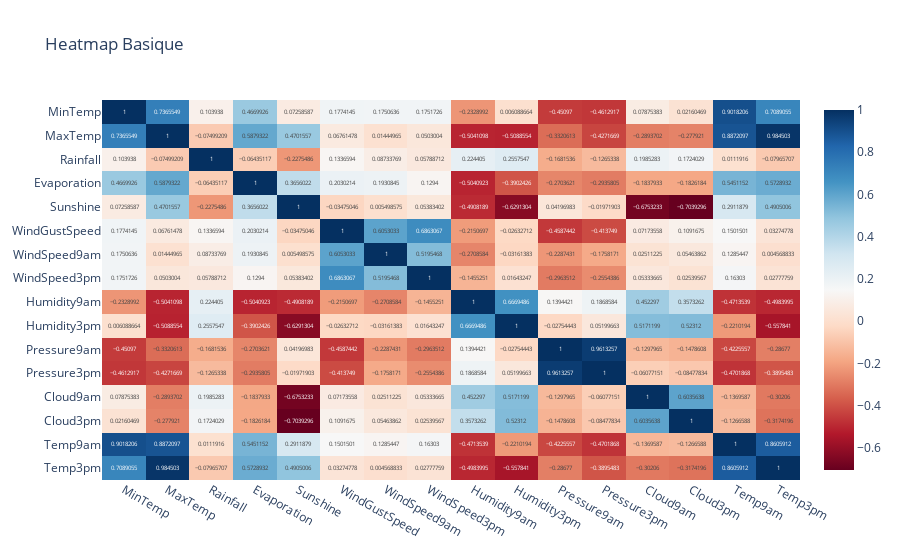

The notebook cell this image was saved under:
### Code cell
fig_all = px.imshow(df_all.corr(), text_auto = True, aspect = 'auto', title = 'Heatmap Basique', color_continuous_scale='RdBu')
fig_all.show()

### Figure 1 — Plotly figure (JSON) as saved in the notebook; plotly's stock layout.template omitted (floating-point values rounded to 4 significant figures; data arrays with more than 128 entries replaced by an {"elided": "..."} marker saying what was removed)
{"data": [{"coloraxis": "coloraxis", "hovertemplate": "x: %{x}<br>y: %{y}<br>color: %{z}<extra></extra>", "name": "0", "texttemplate": "%{z}", "type": "heatmap", "x": ["MinTemp", "MaxTemp", "Rainfall", "Evaporation", "Sunshine", "WindGustSpeed", "WindSpeed9am", "WindSpeed3pm", "Humidity9am", "Humidity3pm", "Pressure9am", "Pressure3pm", "Cloud9am", "Cloud3pm", "Temp9am", "Temp3pm"], "xaxis": "x", "y": ["MinTemp", "MaxTemp", "Rainfall", "Evaporation", "Sunshine", "WindGustSpeed", "WindSpeed9am", "WindSpeed3pm", "Humidity9am", "Humidity3pm", "Pressure9am", "Pressure3pm", "Cloud9am", "Cloud3pm", "Temp9am", "Temp3pm"], "yaxis": "y", "z": {"elided": "16x16 float values"}}], "layout": {"coloraxis": {"colorscale": [[0, "rgb(103,0,31)"], [0.1, "rgb(178,24,43)"], [0.2, "rgb(214,96,77)"], [0.3, "rgb(244,165,130)"], [0.4, "rgb(253,219,199)"], [0.5, "rgb(247,247,247)"], [0.6, "rgb(209,229,240)"], [0.7, "rgb(146,197,222)"], [0.8, "rgb(67,147,195)"], [0.9, "rgb(33,102,172)"], [1, "rgb(5,48,97)"]]}, "title": {"text": "Heatmap Basique"}, "xaxis": {"anchor": "y", "domain": [0, 1]}, "yaxis": {"anchor": "x", "autorange": "reversed", "domain": [0, 1]}}}
